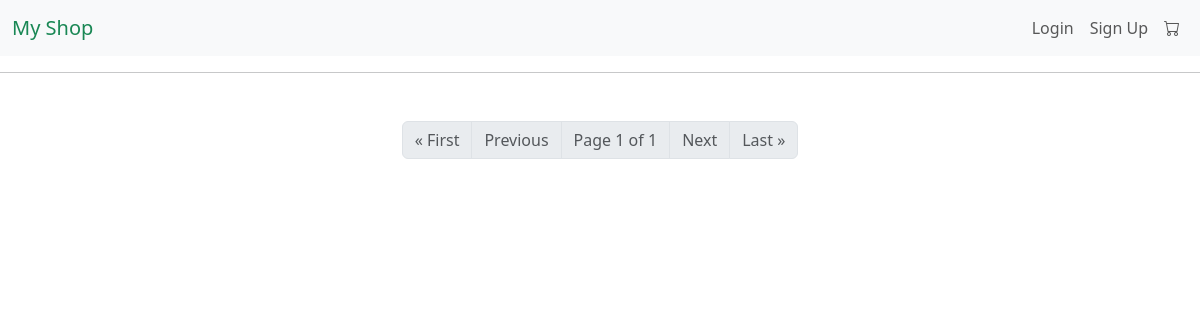
The page /shop/category/1/ on the database as committed earlier.
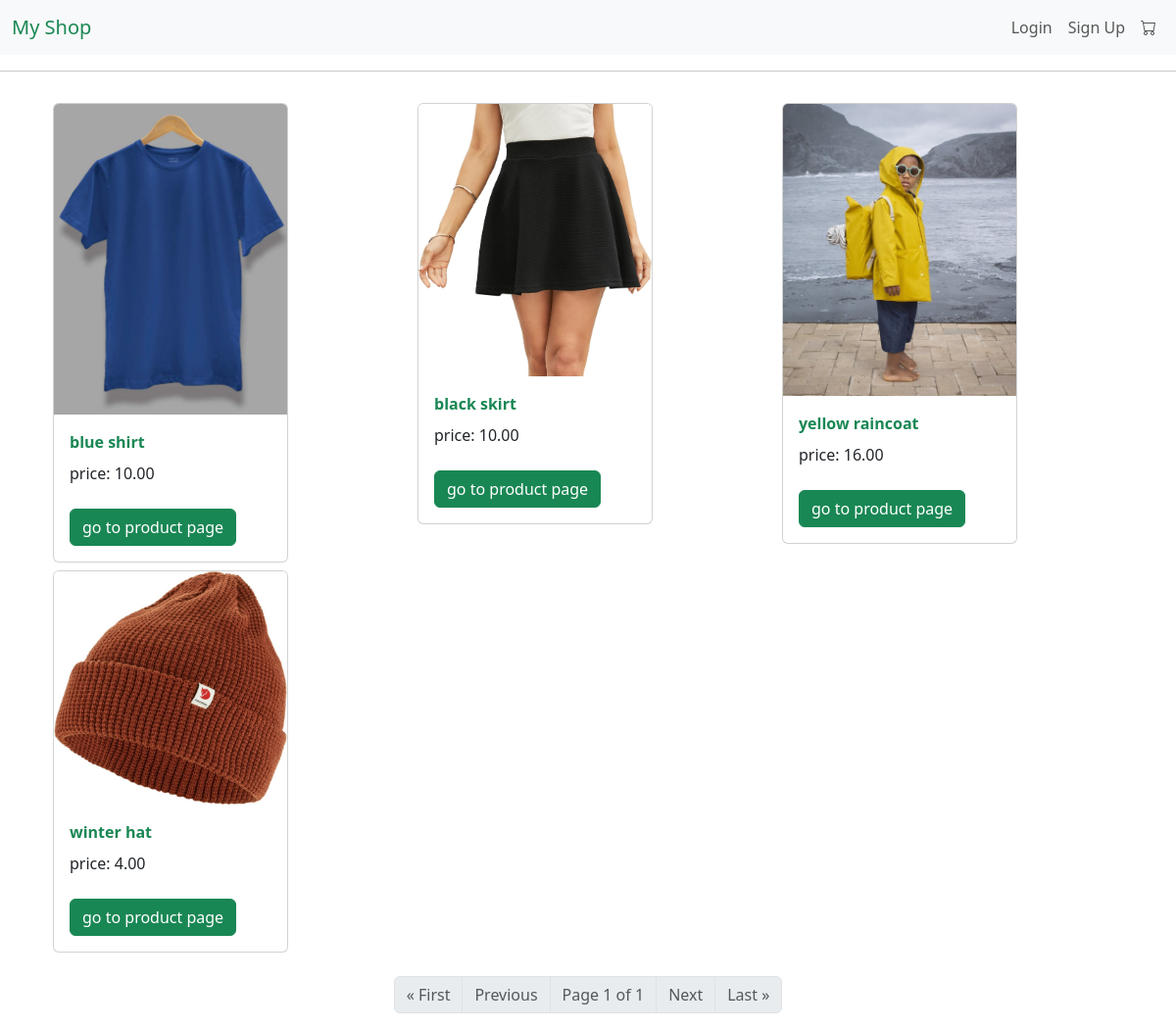
The same page on the database as committed later.
### shop/models.py (models this page shows, shortened)
class Product(models.Model):
    name = models.CharField(max_length=225)
    description = models.TextField()
    price = models.DecimalField(max_digits=15, decimal_places=2)
    stock = models.IntegerField()
    image = models.ImageField(upload_to='product_images/')
    category = models.ForeignKey(Category, on_delete=models.SET_NULL, null=True, blank=True)
    created_at = models.DateTimeField(auto_now_add=True)

### shop/views.py (the view)
# urls.py: path('category/<int:id>/', category_view, name='category'),
def category_view(request, id):
    products = list(Product.objects.filter(category__id=id))
    paginator = Paginator(products, 6)
    page_number = request.GET.get('page')
    try:
        page = paginator.page(page_number)
    except PageNotAnInteger:
        page = paginator.page(1)
    except EmptyPage:
        page = paginator.page(paginator.num_pages)
    return render(request, 'category.html', {'products': products, 'page': page})

### templates/category.html (shortened to what this page needs)
{% extends "base.html" %}
{% block content %}
    <div class="container">
    <div class="row">
        {% for product in products %}
        <div class="col-sm-4 mt-2">
            <div class="card" style="width: 15rem;">
                {% if product.image %}
                   <img class="card-img-top" src="{{ product.image.url }}" alt="Card image">
                {% else %}
                   <p>No image available</p>
                {% endif %}
                 <div class="card-body">
                     <div class="card-title fw-bold text-success">
                         {{ product.name }}
                     </div>
                     <div class="card-text">
                         price: {{ product.price }}
                     </div>
                     <br>
                     <a href="/shop/product/{{ product.id }}/" class="btn btn-success">go to product page</a>
                 </div>
            </div>
        </div>
    {% endfor %}
    </div>
    </div>
    <nav aria-label="Page navigation" class="mt-4">
        <ul class="pagination justify-content-center">
            {% if page.has_previous %}
                <li class="page-item"><a class="page-link text-success" href="?page=1">&laquo; First</a></li>
                <li class="page-item"><a class="page-link text-success" href="?page={{ page.previous_page_number }}">Previous</a></li>
            {% else %}
                <li class="page-item disabled"><a class="page-link">&laquo; First</a></li>
                <li class="page-item disabled"><a class="page-link">Previous</a></li>
            {% endif %}
            <li class="page-item disabled"><a class="page-link">Page {{ page.number }} of {{ page.paginator.num_pages }}</a></li>
            {% if page.has_next %}
                <li class="page-item"><a class="page-link text-success" href="?page={{ page.next_page_number }}">Next</a></li>
                <li class="page-item"><a class="page-link text-success" href="?page={{ page.paginator.num_pages }}">Last &raquo;</a></li>
            {% else %}
                <li class="page-item disabled"><a class="page-link">Next</a></li>
                <li class="page-item disabled"><a class="page-link">Last &raquo;</a></li>
            {% endif %}
        </ul>
    </nav>
{% endblock %}

Rows that differ between the two databases and show on the page:
added Product: image (picture), name "blue shirt", price "10.00"
added Product: image (picture), name "black skirt", price "10.00"
added Product: image (picture), name "yellow raincoat", price "16.00"
added Product: image (picture), name "winter hat", price "4.00"
